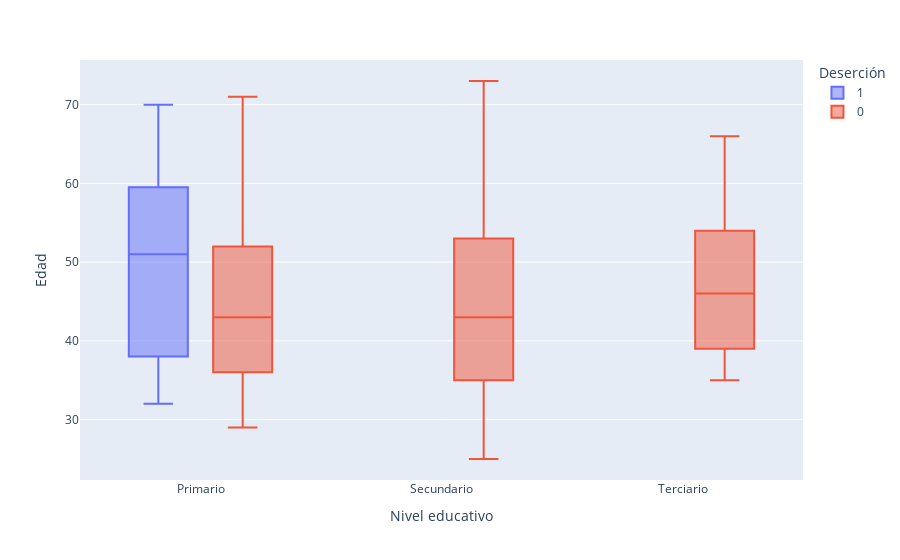

Here is the notebook cell this chart was saved with:
### Code cell
fig = px.box(df, x="Nivel educativo", y="Edad", color="Deserción")
fig.update_traces(quartilemethod="exclusive") 
fig.show()

### Figure 1 — Plotly figure (JSON) as saved in the notebook; plotly's stock layout.template omitted (floating-point values rounded to 4 significant figures; data arrays with more than 128 entries replaced by an {"elided": "..."} marker saying what was removed)
{"data": [{"alignmentgroup": "True", "hovertemplate": "Deserción=1<br>Nivel educativo=%{x}<br>Edad=%{y}<extra></extra>", "legendgroup": "1", "marker": {"color": "#636efa"}, "name": "1", "notched": false, "offsetgroup": "1", "orientation": "v", "quartilemethod": "exclusive", "showlegend": true, "type": "box", "x": ["Primario", "Primario", "Primario", "Primario", "Primario", "Primario", "Primario", "Primario", "Primario", "Primario", "Primario", "Primario", "Primario", "Primario", "Primario", "Primario", "Primario", "Primario", "Primario", "Primario", "Primario", "Primario", "Primario", "Primario", "Primario", "Primario", "Primario", "Primario", "Primario", "Primario", "Primario", "Primario", "Primario", "Primario", "Primario", "Primario", "Primario", "Primario", "Primario", "Primario", "Primario", "Primario", "Primario", "Primario", "Primario", "Primario", "Primario", "Primario", "Primario", "Primario", "Primario", "Primario", "Primario", "Primario", "Primario", "Primario", "Primario", "Primario", "Primario", "Primario", "Primario"], "x0": " ", "xaxis": "x", "y": [58, 60, 65, 63, 61, 50, 42, 37, 47, 37, 52, 70, 61, 52, 66, 63, 61, 53, 47, 62, 34, 38, 48, 44, 37, 64, 56, 34, 53, 36, 68, 53, 42, 52, 60, 32, 42, 38, 56, 33, 58, 51, 35, 59, 58, 47, 36, 49, 58, 66, 36, 44, 70, 39, 57, 51, 53, 35, 36, 41, 38], "y0": " ", "yaxis": "y"}, {"alignmentgroup": "True", "hovertemplate": "Deserción=0<br>Nivel educativo=%{x}<br>Edad=%{y}<extra></extra>", "legendgroup": "0", "marker": {"color": "#EF553B"}, "name": "0", "notched": false, "offsetgroup": "0", "orientation": "v", "quartilemethod": "exclusive", "showlegend": true, "type": "box", "x": {"elided": "267 str values"}, "x0": " ", "xaxis": "x", "y": {"elided": "267 int values"}, "y0": " ", "yaxis": "y"}], "layout": {"autosize": true, "boxmode": "group", "legend": {"title": {"text": "Deserción"}, "tracegroupgap": 0}, "margin": {"t": 60}, "xaxis": {"anchor": "y", "autorange": true, "domain": [0, 1], "range": [-0.5, 2.5], "title": {"text": "Nivel educativo"}, "type": "category"}, "yaxis": {"anchor": "x", "autorange": true, "domain": [0, 1], "range": [22.33, 75.67], "title": {"text": "Edad"}, "type": "linear"}}}
